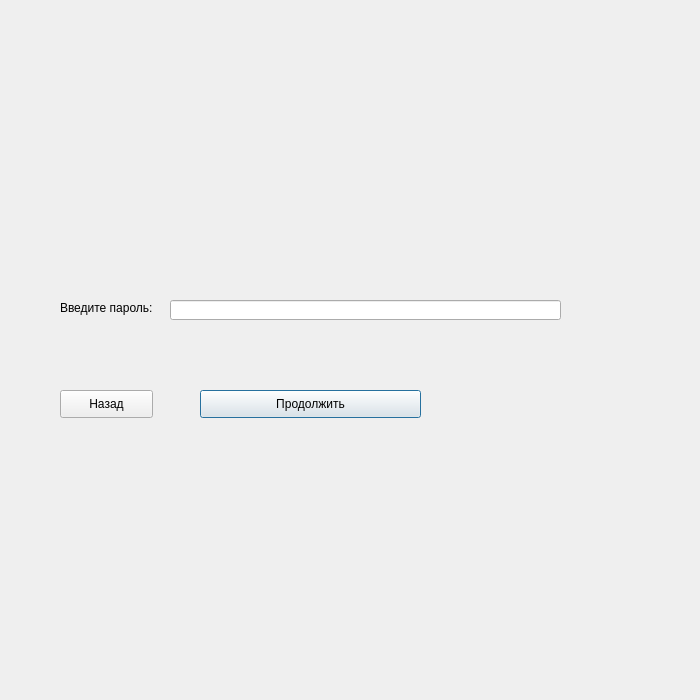
<?xml version="1.0" encoding="UTF-8"?>
<ui version="4.0">
 <class>Admin</class>
 <widget class="QDialog" name="Admin">
  <property name="geometry">
   <rect>
    <x>0</x>
    <y>0</y>
    <width>700</width>
    <height>700</height>
   </rect>
  </property>
  <property name="windowTitle">
   <string>Dialog</string>
  </property>
  <widget class="QLabel" name="label">
   <property name="geometry">
    <rect>
     <x>60</x>
     <y>300</y>
     <width>101</width>
     <height>16</height>
    </rect>
   </property>
   <property name="text">
    <string>Введите пароль:</string>
   </property>
  </widget>
  <widget class="QLineEdit" name="pass_2">
   <property name="geometry">
    <rect>
     <x>170</x>
     <y>300</y>
     <width>391</width>
     <height>20</height>
    </rect>
   </property>
   <property name="text">
    <string/>
   </property>
  </widget>
  <widget class="QPushButton" name="continue_7">
   <property name="geometry">
    <rect>
     <x>200</x>
     <y>390</y>
     <width>221</width>
     <height>28</height>
    </rect>
   </property>
   <property name="text">
    <string>Продолжить</string>
   </property>
  </widget>
  <widget class="QPushButton" name="back_7">
   <property name="geometry">
    <rect>
     <x>60</x>
     <y>390</y>
     <width>93</width>
     <height>28</height>
    </rect>
   </property>
   <property name="text">
    <string>Назад</string>
   </property>
  </widget>
 </widget>
 <resources/>
 <connections/>
</ui>
